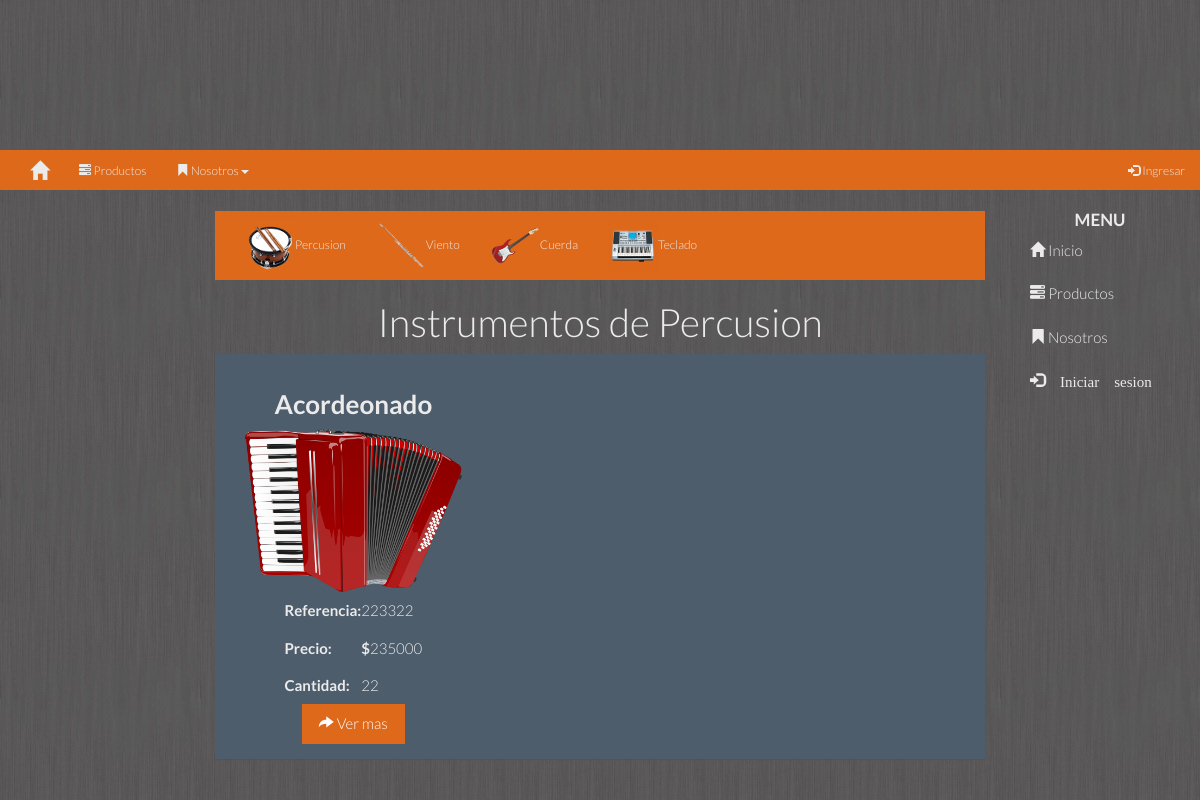
The page /Index.php/listarprodpercusion on the database its author committed.
### tables this page shows
CREATE TABLE IF NOT EXISTS `producto` (
  `codp` varchar(255) NOT NULL DEFAULT '',
  `precio` float DEFAULT NULL,
  `cantidad` int(255) DEFAULT NULL,
  `nombre` varchar(255) DEFAULT NULL,
  `tipo` varchar(255) DEFAULT NULL,
  `Ruta_img` varchar(255) NOT NULL,
  `Descripcion` text NOT NULL,
  PRIMARY KEY (`codp`)
);

### Controlador.php (called while the page is built, shortened)
<?php
	require_once "Modelos/Modelo_productos.php";
	function listarproductos_action($tipo){
		$producto=listarproductos($tipo);
		require "plantillas/listarproductos.php";
	}
?>

### Modelos/Modelo_productos.php (called while the page is built, shortened)
<?php
	function listarproductos($tipo){
		$conexion=conectar_base_de_datos();
		$consulta = "SELECT * FROM producto WHERE tipo='$tipo'";
		$resultado = mysqli_query($conexion,$consulta);
		$productos=array();
		while ($fila = $resultado->fetch_assoc()) {
			$productos[]=$fila;
		}
		return $productos;
	}
?>

### plantillas/listarproductos.php (the view, shortened to what this page needs)
<?php ob_start();
  if(isset($_SESSION["Tipo"])){
    switch($_SESSION["Tipo"]){
      case 'Administrador':
        include 'plantillas/menu/menu_administrador.php';
      break;
      case 'Usuario':
        include 'plantillas/menu/menu_usuario.php';
      break;
    }
  }else{
  	include 'plantillas/menu/menu_publico.php';
  } ?>
<div class="row">
	<div class="col-xs-2 col-sm-2 col-md-2 col-lg-2">
	</div>
	<div class="col-xs-8 col-sm-8 col-md-8 col-lg-8">
		<?php require 'plantillas/menu/submenu_productos.php';?>
		<h1><center>Instrumentos de <?php echo $tipo; ?></center></h1>
		<div class="panel panel-primary">
			<div class="panel-body">
				<?php foreach ($producto as $producto):?>
					<div class="col-xs-4 col-sm-4 col-md-4 col-lg-4">
						<div class="caption">
							<h3><b><center><?php echo $producto["nombre"]; ?></center></b></h3>
							<img class="img-responsive" alt="<?php echo $producto["nombre"]; ?>" src="/Sistemas_2/productos/<?php echo $producto["tipo"]; ?>/<?php echo $producto["codp"]; ?>.png"/>
							<table align="center">
								<tr>
									<td><h5><b>Referencia:</b>  </h5></td>
									<td><h5><?php echo $producto["codp"]; ?></h5></td>
								</tr>
								<tr>
									<td><h5><b>Precio: </b></h5></td>
									<td><h5><b>$</b><?php echo $producto["precio"]; ?></h5></td>
								</tr>
								<tr>
									<td><h5><b>Cantidad: </b></h5></td>
									<td><h5><?php echo $producto["cantidad"]; ?></h5></td>
								</tr>
							</table>
							<center><a class='btn btn-primary' href='/Sistemas_2/Index.php/muestra_productos?id=<?php echo $producto["codp"]; ?>'><span class='glyphicon glyphicon-share-alt'></span> Ver mas</a></center>
						</div>
					</div>
				<?php endforeach ?>
			</div>
		</div>
	</div>
	<div class="col-xs-2 col-sm-2 col-md-2 col-lg-2">
		<?php echo $menu1;?>
	</div>
</div>
<?php include "PlantillaBase.php"; ?>

### PlantillaBase.php (style rules this page uses)
body { background-image:url(/Sistemas_2/Imagenes/fondo.jpg); }

### rows shown on the page
producto: nombre "Acordeonado", tipo+codp (picture), codp "223322", precio "235000", cantidad "22"

### other values the page prints
$tipo "Percusion"
